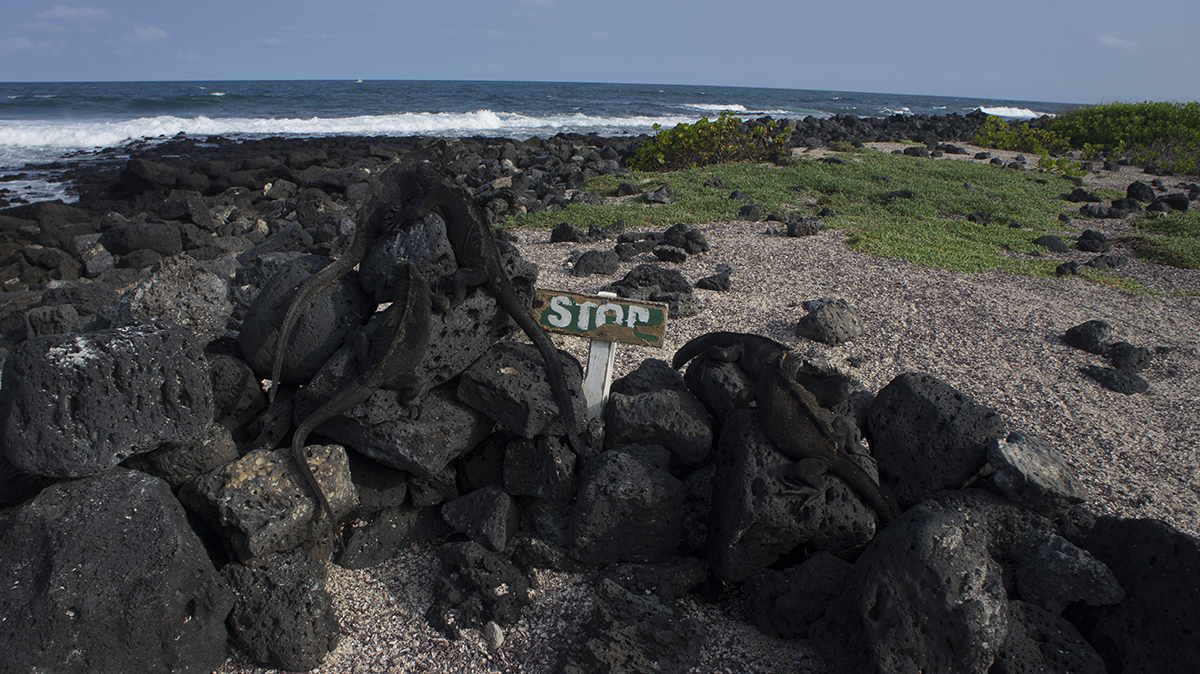
%> input picture tp4/iguane1.png, 1200 x 674 px
$ octave midway.m   (GNU Octave 9; MATLAB toolbox functions it lacks are replaced by stand-ins)
%> lines starting %> are read from the running program, lines starting %| are printed output that depends on the picture
%%Implementer la methode midway
u_1 = double(imread('iguane1.png'))/255;
u_2 = double(imread('iguane2.png'))/255;
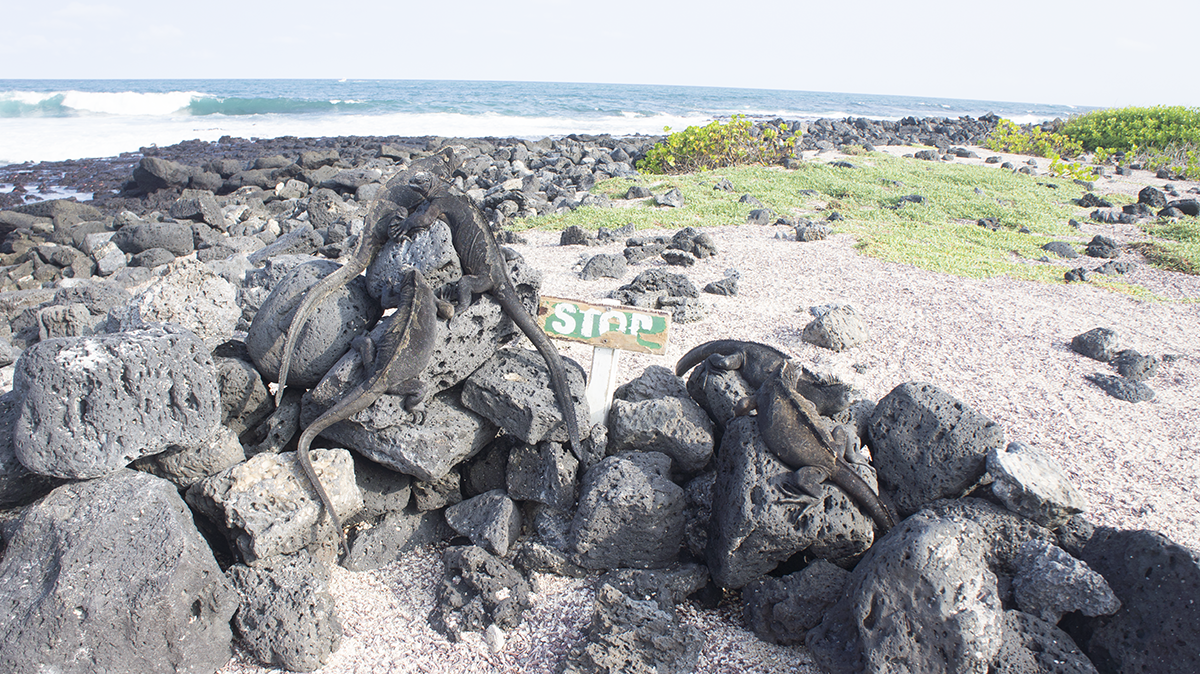
%> input picture tp4/iguane2.png, 1200 x 674 px

u_midway_1 = zeros(size(u_1));
u_midway_2 = zeros(size(u_2));

[u_sort_1,index_u_1] = sort(u_1(:));
[u_sort_2,index_u_2] = sort(u_2(:));

u_midway_1(index_u_1) = (u_sort_1+u_sort_2)/2;
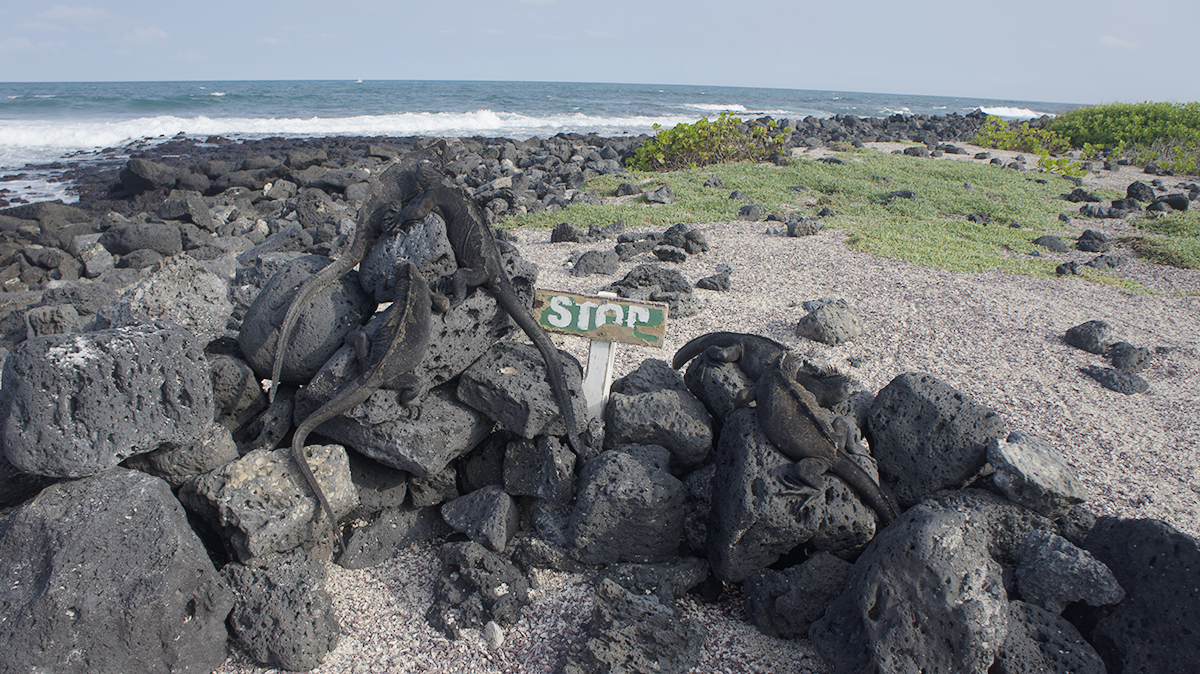
%> u_midway_1: size 674x1200x3 double; mean R, G, B 0.448, 0.462, 0.475
u_midway_2(index_u_2) = (u_sort_1+u_sort_2)/2;
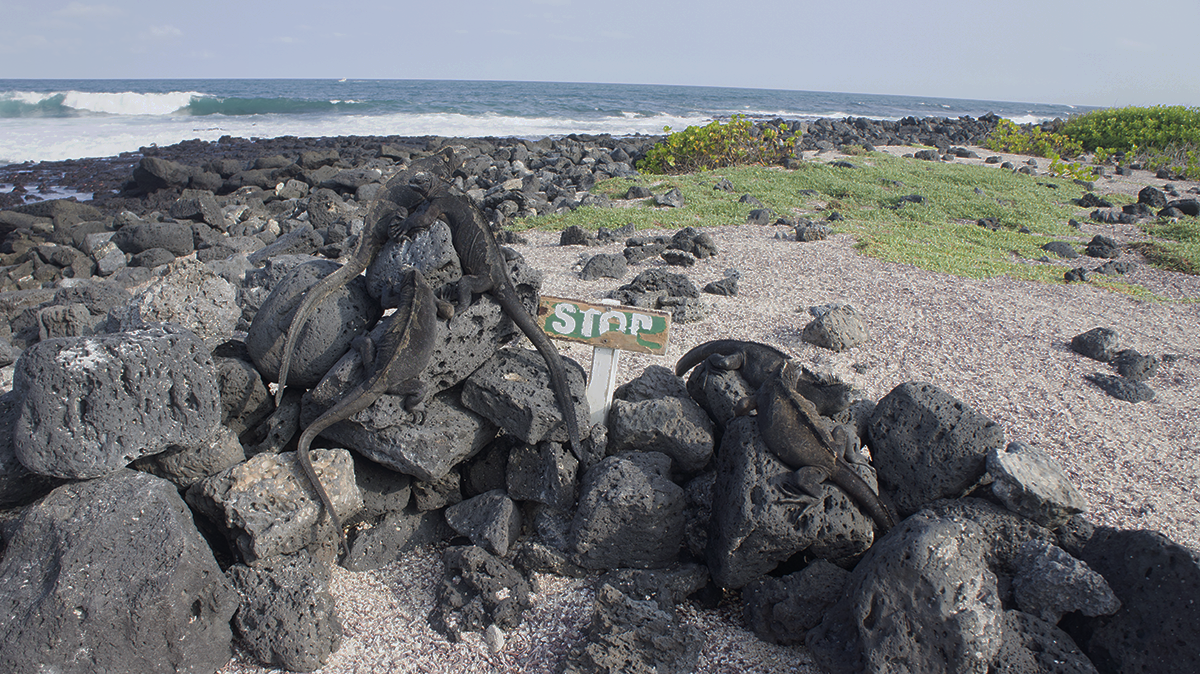
%> u_midway_2: size 674x1200x3 double; mean R, G, B 0.453, 0.461, 0.471

u_midway_1 = reshape(u_midway_1,size(u_1));
u_midway_2 = reshape(u_midway_2,size(u_2));

figure;imshow(u_1);title('origin_1');
figure;imshow(u_2);title('origin_2');
figure;imshow(u_midway_1);title('midway_1');
figure;imshow(u_midway_2);title('midway_2');
